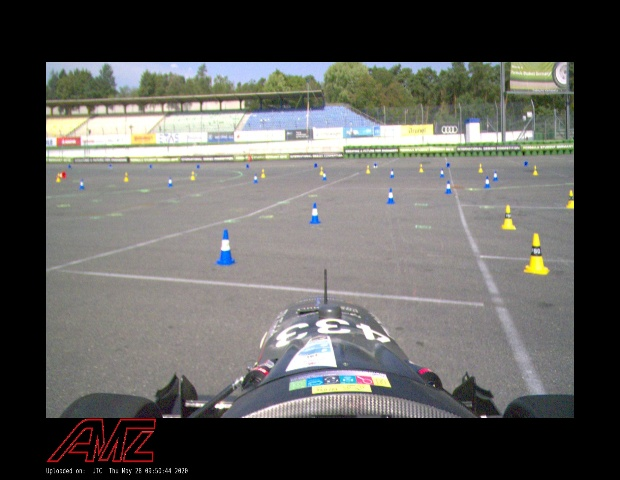
#> input picture Thor_data/Image_1.jpg, 620 x 480 px, found by its file name
$ python TestProgram.py   (older library calls are emulated)
#> lines starting #> are read from the running program, lines starting #| are printed output that depends on the picture
### ConeDetection/ConeDetector.py
import cv2
import os
import numpy as np
from image_processor import ImageProcessor

class ConeDetector:
    def __init__(self) -> None:
        pass

    # [221 lines left out: functions get_blobs_and_features, sort_blobs, remove_cone_top_blobs, draw_bbox_CoM, colour_threshold, find_blue_cones and 2 more, not called in this run]

### ConeDetection/TestProgram.py
import cv2
from ConeDetector import ConeDetector


Detector = ConeDetector()

img = cv2.imread("Thor_data\\Image_1.jpg", cv2.IMREAD_GRAYSCALE)
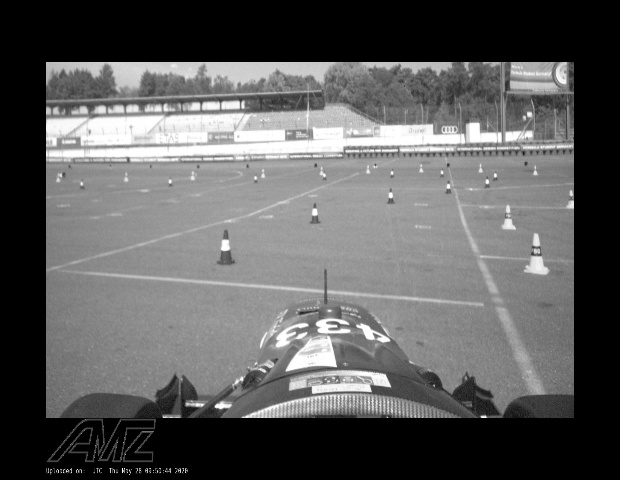
#> img: shape (480, 620); min 0, max 255, mean 92.3
img1 = cv2.imread("Thor_data\\Image_1.jpg")
#> img1 is the input picture: shape (480, 620, 3); mean B, G, R 89.6, 92.4, 93.1

#img_blue = colour_threshold_HSV(img_1, "img1", [80,95,110], [165,255,255])
#> (the run stopped early here; a loop or call above may not have finished)

$ run again, with Thor_data/Image_3.jpg copied over Thor_data/Image_1.jpg
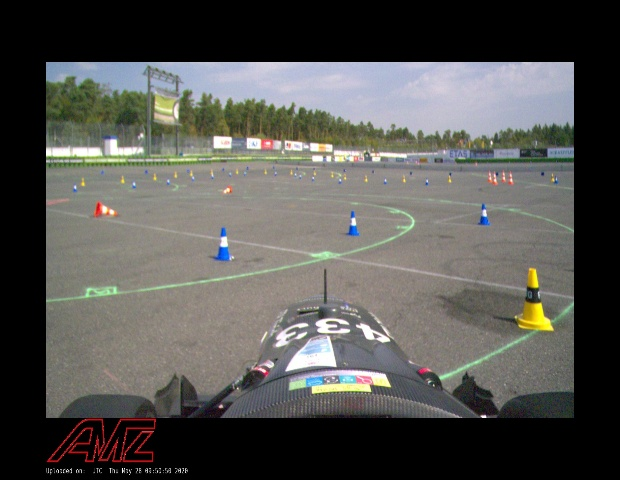
#> input picture Thor_data/Image_3.jpg, 620 x 480 px, found by its file name
#> `img = cv2.imread("Thor_data\\Image_1.jpg", cv2.IMREAD_GRAYSCALE)`:
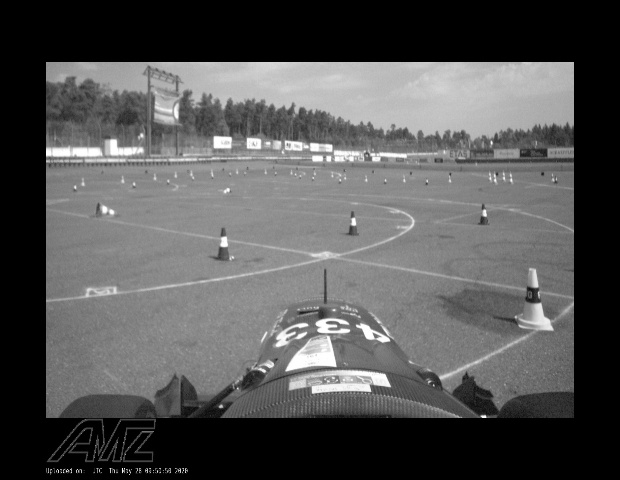
#> img: shape (480, 620); min 0, max 255, mean 84.6
#> img1 is the input picture: shape (480, 620, 3); mean B, G, R 81.4, 84.8, 85.5
